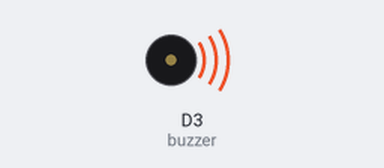
The sketch below on a simulated ESP8266 (NodeMCU). Parts: buzzer (waves = sounding, pin HIGH).

Above: at 0.5 s.
Timing chart, 0 to 4.6 s (numbered marks = the images above):
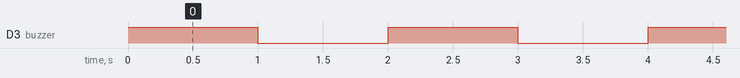

Measured:
- by itself, D3 (buzzer): alternates HIGH for 1.0 s and LOW for 1.0 s

The sketch:

nodemcu-16-03-2022.ino
```cpp
int buzzer=D3;
void setup() {
  // put your setup code here, to run once:
pinMode(D3,OUTPUT);
Serial.begin(115200);
}
void loop() {
  // put your main code here, to run repeatedly:
digitalWrite(buzzer,HIGH);
delay(1000);
digitalWrite(buzzer,LOW);
delay(1000);
}
```
